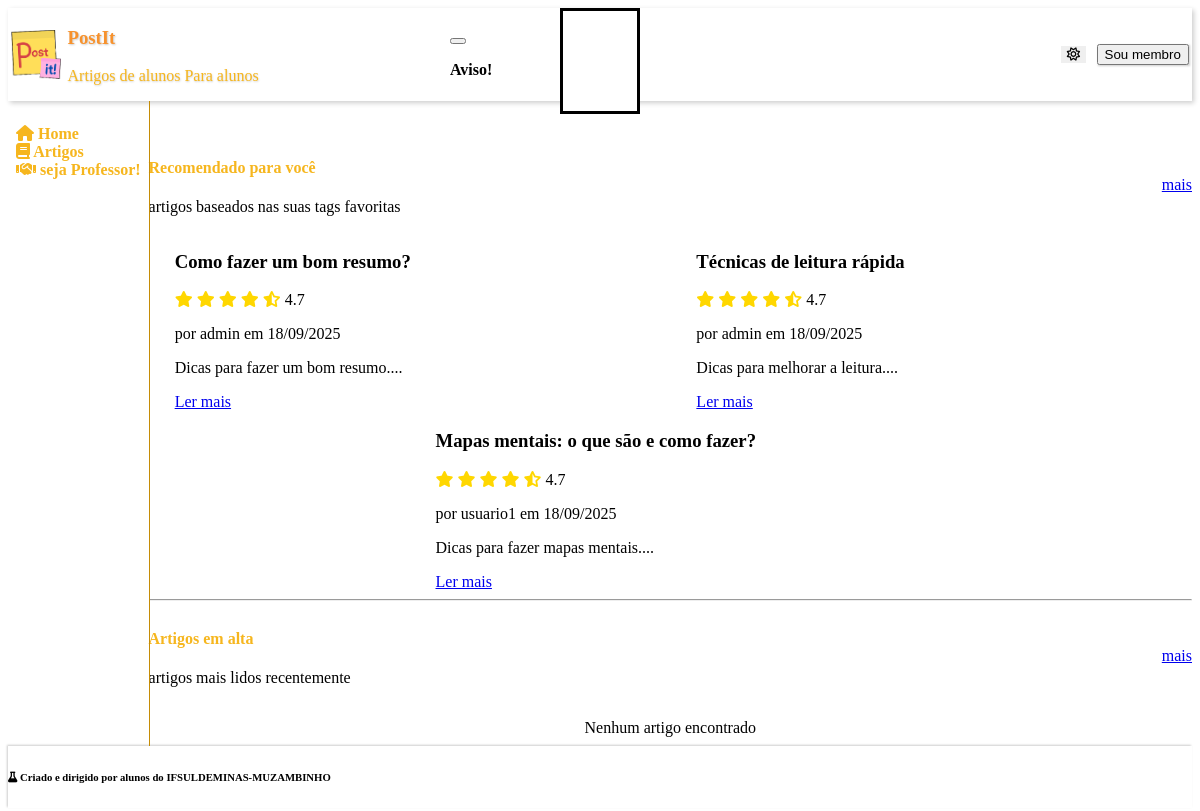
The app's page /PAGES/home.php with its own data.
### tables this page shows
CREATE TABLE articles (
    id INT AUTO_INCREMENT PRIMARY KEY,
    title VARCHAR(255) NOT NULL,
    descr TEXT NOT NULL,
    content TEXT NOT NULL,
    author_id INT NOT NULL,
    creation TIMESTAMP DEFAULT CURRENT_TIMESTAMP,
    views INT DEFAULT 0,

    is_active boolean not null DEFAULT 1,

    FOREIGN KEY (author_id) REFERENCES users(id)
);

CREATE TABLE users (
    id INT AUTO_INCREMENT PRIMARY KEY,
    username VARCHAR(100) NOT NULL,
    pwd TEXT NOT NULL,
    position ENUM('user', 'professor', 'administrador') NOT NULL,
    creation TIMESTAMP DEFAULT CURRENT_TIMESTAMP,
    is_active boolean not null DEFAULT 1
);

### PHP/pull_articles.php (the view, shortened to what this page needs)
<?php
require_once $pathToRoot."PHP/db.php";
$top_rated_articles = $pdo->query("
    SELECT DISTINCT articles.id, articles.title, articles.creation, users.username AS author, articles.descr,
    AVG(ratings_article.rating) AS avg_rating
    FROM articles
    JOIN ratings_article ON articles.id = ratings_article.article_id
    JOIN users ON articles.author_id = users.id
    GROUP BY articles.id
    ORDER BY avg_rating DESC
    LIMIT 3"
)->fetchAll(PDO::FETCH_ASSOC);
?>
<?php function listArticles($articlesArray) {
    if (count($articlesArray) == 0) {
        echo "<p>Nenhum artigo encontrado</p>";
        return;
    }
    $depth = array_search('PI', array_reverse(explode(DIRECTORY_SEPARATOR, __DIR__)));
    $pathToRoot = ($depth !== false) ? str_repeat("../", $depth) : "";?>
    <?php foreach($articlesArray as $article): ?>
        <article class="card">
            <header>
                <h3><?= $article['title'] ?></h3>
                <?php for($i=0; $i < floor($article['avg_rating']); $i++): ?>
                    <i class="fa-solid fa-star" style="color: #FFD700;"></i>
                <?php endfor; ?>
                <?php if ($article['avg_rating'] - floor($article['avg_rating']) >= 0): ?>
                    <i class="fa-solid fa-star-half-stroke" style="color: #FFD700;"></i>
                <?php endif; ?>
                <?= round($article['avg_rating'], 1) ?>
                <p>por <?= $article['author'] ?> em <?= date('d/m/Y', strtotime($article['creation'])) ?></p>
            </header>
            <main>
                <p>
                    <?= substr($article['descr'], 0, 100) ?>...
                </p>
            </main>
            <footer>
                <a href="<?= $pathToRoot?>PAGES/ARTICLE/read.php?id=<?= $article['id'] ?>">Ler mais</a>
            </footer>
        </article>
    <?php endforeach; ?>
<?php };?>

### ASSETS/TEMPLATES/header.php (shortened to what this page needs)
<!DOCTYPE html>
<html lang="pt-br" id="htmltag">
<head>
    <link rel="stylesheet" href="https://cdn.jsdelivr.net/npm/@picocss/pico@2/css/pico.amber.min.css" >
    <link rel="stylesheet" href="https://cdn.jsdelivr.net/npm/@picocss/pico@2/css/pico.colors.min.css" >
    <link rel="stylesheet" href="https://cdnjs.cloudflare.com/ajax/libs/font-awesome/6.6.0/css/all.min.css" />
    <link rel="stylesheet" href="<?= $pathToRoot?>CSS/mainpage.css">
</head>
<body>
    <header>
        <div class="container">
            <div class="title">
                <div><img id="logo" width=50rem src="<?= $pathToRoot?>ASSETS/logo.png" alt="PostIt_logo"></div>
                <hgroup>
                    <h3>PostIt</h3>
                    <p>Artigos de alunos Para alunos</p>
                </hgroup>
            </div>
            <nav>
                <button class="outline contrast theme-togle" onclick="darkMode()"><i id="theme-icon" class="fa-regular fa-moon"></i></button>
                <?php if(!isset($_SESSION['user']['id'])): ?>
                    <button class="outline contrast" onclick="window.location.replace('<?= $pathToRoot?>verify.php?f=log')">Sou membro</button>
                <?php else: ?>
                    <button class="outline contrast" onclick="window.location.replace('<?= $pathToRoot?>log_off.php')">Sair <i class="fa-solid fa-arrow-right-from-bracket"></i></button>
                <?php endif; ?>
            </nav>
        </div>
    </header>

### ASSETS/TEMPLATES/aside.php (shortened to what this page needs)
<main>
    <aside id="aside">
        <ul>
            <a href="<?= $pathToRoot ?>PAGES/home.php"><li><i class="fa-solid fa-house"></i> Home</li></a>
            <a href="<?= $pathToRoot ?>PAGES/articles.php"><li><i class="fa-solid fa-book"></i> Artigos</li></a>
            <a href="<?= $pathToRoot ?>PAGES/contact.php"><li><i class="fa-solid fa-handshake"></i> seja Professor!</li></a>
        </ul>
    </aside>
    <section class="content">

### PAGES/home.php (shortened to what this page needs)
<?php
    $depth = array_search('PI', array_reverse(explode(DIRECTORY_SEPARATOR, __DIR__)));
    $pathToRoot = ($depth !== false) ? str_repeat("../", $depth) : "";
    require_once $pathToRoot."ASSETS/TEMPLATES/header.php";
    require_once $pathToRoot."ASSETS/TEMPLATES/aside.php";
    require_once $pathToRoot."PHP/pull_articles.php";
?>
            <br>
            <div class="container-fluid">
                <br>
                <div class="container-fluid cards-container-header">
                    <hgroup>
                        <h4>Recomendado para você</h4>
                        <p>artigos baseados nas suas tags favoritas</p>
                    </hgroup>
                    <a href="#">mais</a>
                </div>
                <div class="container-fluid cards-row">
                    <?php listArticles($articles_by_tags); ?>
                </div>
                <hr>
                <div class="container-fluid cards-container-header">
                    <hgroup>
                        <h4>Artigos em alta</h4>
                        <p>artigos mais lidos recentemente</p>
                    </hgroup>
                    <a href="#">mais</a>
                </div>
                <div class="container-fluid cards-row">
                    <?php listArticles($heat_articles); ?>
                </div>
            </div>
            <br>
        </section>
    </main>
<?php
require_once $pathToRoot."ASSETS/TEMPLATES/modal.php";
require_once $pathToRoot."ASSETS/TEMPLATES/footer.php";
?>

### ASSETS/TEMPLATES/modal.php (shortened to what this page needs)
    <dialog id='modal' class="container-fluid centered-col">
    <article>
        <header>
            <button aria-label="Close" rel="prev" onclick="modal.style.display='none'"></button>
            <p>
                <strong>Aviso!</strong>
            </p>
        </header>
    </article>
</dialog>

### ASSETS/TEMPLATES/footer.php (shortened to what this page needs)
    <footer>
    <div class="container-fluid">
            <hgroup>
                <h6><i class="fa-solid fa-flask"></i> Criado e dirigido por alunos do IFSULDEMINAS-MUZAMBINHO</h6>
            </hgroup>
        </div>
    </footer>
</body>
</html>

### CSS/mainpage.css (style rules this page uses)
:root { --pico-border-radius: 0.75rem; --pico-typography-spacing-vertical: 0.5rem; --pico-form-element-spacing-vertical: 0.5rem; --pico-form-element-spacing-horizontal: 0.7rem; --pico-block-spacing-vertical: 0.5rem; --color-brown-brighterer: #a05b1b; --color-brown-brighter: #884a10; --color-brown: #743C08; --color-brown-darker: #5e2d00; --color-brown-darkerer: #522700; --color-pumpkin-brighterer: #f7922d; --color-pumpkin-brighter: #eb831b; --color-pumpkin: #DF760B; --color-pumpkin-darker: #cc6600; --color-pumpkin-darkerer: #b65b00; --color-orange-brighterer: #ffcb51; --color-orange-brighter: #fdc43e; --color-orange: #F6B61E; --color-orange-darker: #da9e12; --color-orange-darkerer: #c58c06; --color-beige-brighterer: #fff9e6; --color-beige-brighter: #fff2cc; --color-beige: #FFEBAF; --color-beige-darker: #f3db94; --color-beige-darkerer: #e0c77c; --color-blue-brighterer: #51d0ff; --color-blue-brighter: #3ecaff; --color-blue: #1EB8F6; --color-blue-darker: #129ed9; --color-blue-darkerer: #068cc5; --color-shadow: rgba(0, 0, 0, 0.2); }
[data-theme=light], :root:not([data-theme=dark]) { --pico-text-selection-color: var(--color-brown-brighter); --pico-primary: var(--color-orange); --pico-primary-background: var(--color-orange-darker); --pico-primary-underline: var(--color-orange); --pico-primary-hover: var(--color-orange-darker); --pico-primary-hover-background: var(--color-orange-darkerer); --pico-primary-focus: var(--color-brown-brighterer); --pico-primary-inverse: #fff; }
html,html>body { height: 100%; }
html>body { display: flex; flex-direction: column; }
body>header { box-shadow: 2px 2px 5px var(--color-shadow); }
body>header .container { display: flex; align-items: center; justify-content: space-between; }
body>header>.container>.title { display: flex; }
body>header>.container>.title>* { margin: 0rem 0.2rem 0rem 0.2rem; }
body>header>.container>.title>div { display: flex; align-items: center; align-content: center; }
body>header>.container>.title>hgroup { margin-bottom: 0; }
body>header>.container>.title>hgroup>h3 { text-shadow: 1px 1px 2px var(--color-shadow); color: var(--color-pumpkin-brighterer); }
body>header>.container>.title>hgroup>p { text-shadow: 0.5px 0.5px 2px var(--color-shadow); color: var(--color-orange); }
header>.container>nav { justify-content: space-between; overflow: visible; }
header>.container>nav>* { margin: 0rem 0.2rem 0rem 0.2rem; box-shadow: 1px 1px 2px var(--color-shadow); }
header>.container>nav>.theme-togle { border: none; box-shadow: none; }
body>main { padding: 0; display: flex; flex: 1; overflow-x: auto; }
.cards-container-header { display: flex; align-items: center; justify-content: space-between; }
.cards-container-header>hgroup>h4 { color: var(--pico-primary); }
.cards-row { display: flex; justify-content: space-around; flex-wrap: wrap }
article { width: clamp(300px, 45%, 500px); }
article>footer { color: var(--pico-primary-background); }
body>main>aside { background-color: var(--pico-background-color); top: 0; }
aside>ul { padding: 0.5rem; }
aside>ul>a { text-decoration: none; }
aside>ul>a>li { font-weight: 700; color: var(--color-orange); }
body>main>.content { display: flex; flex-direction: column; justify-content: space-evenly; flex: 1; }
body>footer { box-shadow: -1px -1px 2px var(--color-shadow); }
@media screen and (min-width: 1001px) { main { flex-direction: row; } }
@media screen and (min-width: 1001px) { aside { box-shadow: 1px 0px var(--color-orange-darkerer); position: sticky; } }
@media screen and (min-width: 1001px) { aside>ul { display: flex; flex-direction: column; } }
#modal>article { width: clamp(300px, 45%, 500px); }
.centered-col { display: flex; flex-direction: column; align-items: center; justify-content: space-evenly; }

### records on screen
articles: title "Como fazer um bom resumo?", avg_rating "4.7", author.username "admin", creation "18/09/2025", descr "Dicas para fazer um bom resumo."
articles: title "Técnicas de leitura rápida", avg_rating "4.7", author.username "admin", creation "18/09/2025", descr "Dicas para melhorar a leitura."
articles: title "Mapas mentais: o que são e como fazer?", avg_rating "4.7", author.username "usuario1", creation "18/09/2025", descr "Dicas para fazer mapas mentais."
